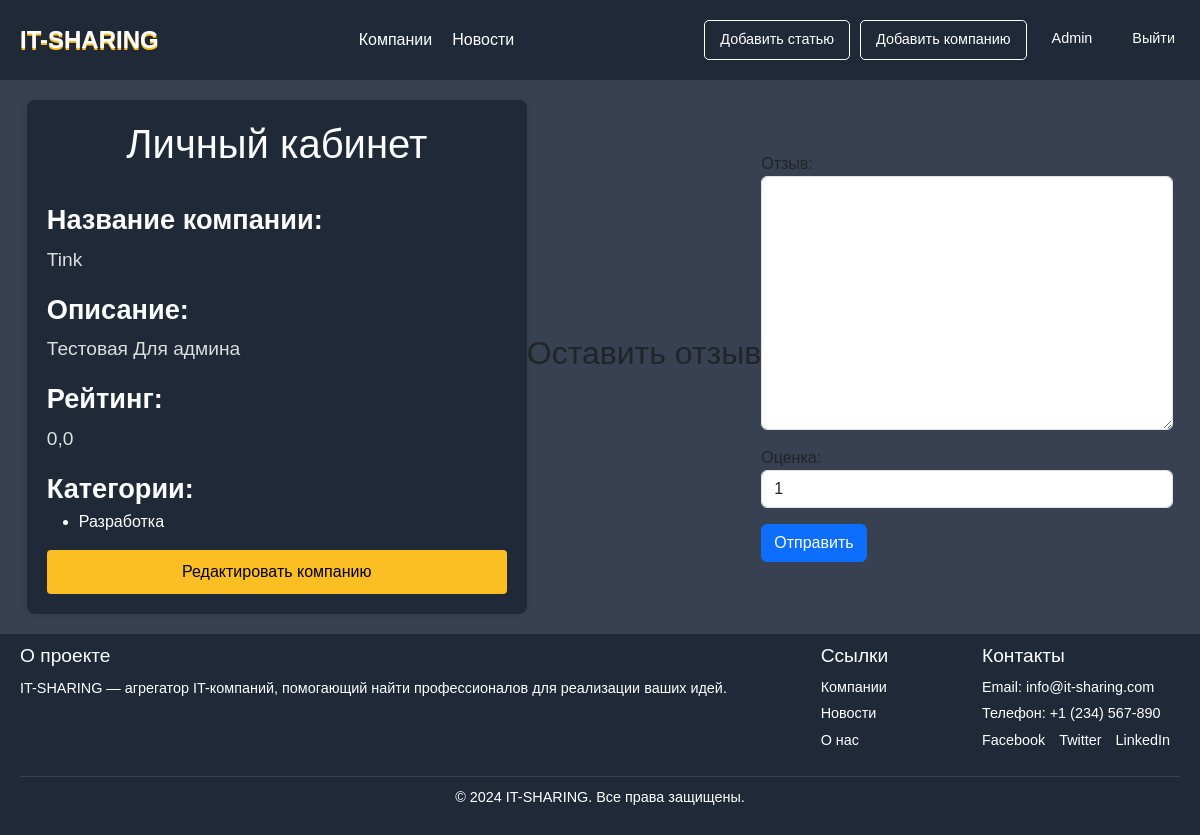
Screenshot of /company/detail/1/ (signed in) with the database file from the repository.
### main/models.py (models this page shows, shortened)
class CustomUser(AbstractUser):
    description = models.TextField(blank=True, verbose_name="Описание")
    about = models.TextField(blank=True, verbose_name="Небольшоеописание")
    is_company = models.BooleanField(default=False, verbose_name="Представитель компании")
    company = models.ForeignKey(
        'companies',
        on_delete=models.SET_NULL,
        null=True,
        blank=True,
        verbose_name="Компания",
        related_name="representatives"
    )

class companies(models.Model):
    title = models.CharField(max_length=255, verbose_name="Название")
    slug = models.SlugField(max_length=255, unique=True, db_index=True, verbose_name="URL",null=True,blank=True,)
    content = models.TextField(blank=True, verbose_name="Описание компании",null=True)
    photo = models.ImageField(upload_to="photos/%Y/%m/%d/", verbose_name="Фото",null=True,blank=True)
    time_create = models.DateTimeField(auto_now_add=True, verbose_name="Время создания")
    is_active = models.BooleanField(default=True, verbose_name="Активна")
    raiting = models.FloatField(default=0,max_length=1, verbose_name="Рейтинг")
    cat = models.ManyToManyField(Category, related_name='companies', verbose_name="Категории",
                                 blank=True)  # Это должно быть ManyToManyField
    class Meta:
        verbose_name = 'Компания'
        verbose_name_plural = 'IT компания'
        ordering = ['id']

class Category(models.Model):
    name = models.CharField(max_length=100, db_index=True, verbose_name="Категория")
    slug = models.SlugField(max_length=255, unique=True, db_index=True, verbose_name="URL")
    class Meta:
        verbose_name = 'Категория'
        verbose_name_plural = 'Категории'
        ordering = ['id']

### main/views.py (the view, shortened to what this page needs)
# urls.py: path('company/detail/<int:company_id>/', views.company_detail, name='company_detail'),
def company_detail(request, company_id):
    company = get_object_or_404(companies, id=company_id)
    reviews = Review.objects.filter(order__company=company)
    form = ReviewForm()
    return render(request, 'main/company_detail.html', {
        'company': company,
        'reviews': reviews,
        'form': form,
    })

### main/forms.py
class ReviewForm(forms.ModelForm): #форма для отзывов о компаниии
    class Meta:
        model = Review
        fields = ['content', 'rating']
        widgets = {
            'content': forms.Textarea(attrs={'class': 'form-control'}),
            'rating': forms.Select(attrs={'class': 'form-control'}),
        }

### main/templates/main/company_detail.html (shortened to what this page needs)
{% extends 'main/layout.html' %}
{% load reviewtags %}
{% block content %}
<body>
    <div class="container-profile-info">
        <h1>Личный кабинет</h1>
        <br>
        <div class="profile-info">
            <label>Название компании:</label>
            <p>{{ company.title }}</p>
        </div>
        <div class="profile-info">
            <label>Описание:</label>
            <p>{{ company.content }}</p>
        </div>
        <div class="profile-info">
            <label>Рейтинг:</label>
            <p>{{ company.raiting }}</p>
        </div>
        <div class="profile-info">
            <label>Категории:</label>
            <ul>
                {% for category in company.cat.all %}
                    <li>{{ category.name }}</li>
                {% empty %}
                    <li>Нет категорий</li>
                {% endfor %}
            </ul>
        </div>
     {% if user.is_authenticated  and user.is_company and user.company == company or user.is_superuser%}
        <div class="profile-actions">
            <a href="{% url 'edit_company' company.id %}">
                <div class="edit-profile">Редактировать компанию</div>
            </a>
        </div>
        {% endif %}
    </div>
    {% if user.is_authenticated %}
        <h2>Оставить отзыв</h2>
        <form method="post">
            {{ form.as_p }}
            <button type="submit" class="btn btn-primary">Отправить</button>
        </form>
    {% else %}
        <p>Вы должны <a href="{% url 'login' %}">войти</a>, чтобы оставить отзыв.</p>
    {% endif %}
</body>
{% endblock %}

### main/templates/main/layout.html (shortened to what this page needs)
<!doctype html>
{% load static %}
<html lang="ru">
<head>
    <link rel="stylesheet" href="https://cdn.jsdelivr.net/npm/bootstrap@5.3.3/dist/css/bootstrap.min.css">
    <link rel="stylesheet" href="{% static 'main/css/main.css' %}">
    <link rel="stylesheet" href="{% static 'main/fonts/Font Over.otf' %}">
</head>
<body>
    <header>
        <div class="container">
        <div class="logo"><a href="{% url 'home' %}">IT-SHARING</a></div>
        <nav class="navigation">
        <ul>
          <a href="{% url 'company' %}"><li>Компании</li></a>
          <a href="{% url 'news_home' %}"><li>Новости</li></a>
        </ul>
        </nav>
        <div class="auth-buttons">
        {% if request.user.is_superuser or request.user.is_stuff %}
        <a href="{% url 'create' %} "class="btn login">Добавить статью</a>
        <a href="{% url 'add_page' %}"class="btn login">Добавить компанию</a>
        {% endif %}
        {% if request.user.is_authenticated %}
				<a class="header-logo" href="{% url 'PersonalPage' %}">{{user.username}}</a>
        <a class="header-exi" href="{% url 'logout' %}">Выйти</a>
				{% else %}
				  <a class="btn signup" href="{% url 'register' %}">Регистрация</a>
          <a class="btn login" href="{% url 'login' %}">Авторизация</a>
        {% endif %}
      </div>
    </div>
    </header>
    <main>
        {% block content %}
        {% endblock %}
    </main>
    <footer>
        <div class="footer-container">
          <div class="footer-about">
            <h3>О проекте</h3>
            <p>IT-SHARING — агрегатор IT-компаний, помогающий найти профессионалов для реализации ваших идей.</p>
          </div>
          <div class="footer-links">
            <h3>Ссылки</h3>
            <ul>
              <a href="{% url 'company' %}"><li>Компании</li></a>
              <a href="{% url 'news_home' %}"><li>Новости</li></a>
              <a href="#"><li>О нас</li></a>
            </ul>
          </div>
          <div class="footer-contact">
            <h3>Контакты</h3>
            <p>Email: <a href="mailto:info@it-sharing.com">info@it-sharing.com</a></p>
            <p>Телефон: <a href="tel:+1234567890">+1 (234) 567-890</a></p>
            <div class="social-icons">
                <a href="#" >Facebook</a>
                <a href="#" >Twitter</a>
                <a href="#" >LinkedIn</a>
            </div>
          </div>
        </div>
        <div class="footer-bottom">
          <p>&copy; 2024 IT-SHARING. Все права защищены.</p>
        </div>
    </footer>
</body>
</html>

### main/static/main/css/main.css (style rules this page uses)
html, body { height: 100%; }
body { margin: 0; font-family: "Arial", sans-serif; background-color: #374151; display: flex; flex-direction: column; }
header { background-color: #1f2937; color: #ffffff; position: fixed; top: 0; height: 80px; width: 100%; z-index: 1000; }
.container { max-width: 1200px; margin: 0 auto; display: flex; align-items: center; justify-content: space-between; padding: 0; height: 80px; }
.logo a { font-family: "Font Over", sans-serif; text-shadow: 0px 2px #FBBF24; text-decoration: none; color: #ffffff; font-size: 1.5rem; font-weight: bold; margin: 0 20px; }
.navigation ul { list-style: none; margin: 0; padding: 0; display: flex; gap: 20px; }
.navigation a { font-family: Arial, sans-serif; color: #ffffff; font-size: 1rem; transition: color 0.3s ease; text-decoration: none; }
.header-logo { color: #fff; text-decoration: none; padding: 8px 15px; border-radius: 5px; font-size: 0.9rem; transition: all 0.3s ease; }
.header-exi { color: #fff; text-decoration: none; padding: 8px 15px; border-radius: 5px; font-size: 0.9rem; transition: all 0.3s ease; }
.auth-buttons { display: flex; gap:10px; margin: 0 10px 0 10px; }
.auth-buttons { text-decoration: none; color: #fff; }
.auth-buttons .btn { text-decoration: none; padding: 8px 15px; border-radius: 5px; font-size: 0.9rem; transition: all 0.3s ease; }
.auth-buttons .login { background-color: transparent; color: #ffffff; border: 1px solid #ffffff; }
footer { background-color: #1f2937; color: #ffffff; padding: 10px 20px; font-size: 0.9rem; }
footer .footer-container { max-width: 1200px; margin: 0 auto; display: flex; flex-wrap: wrap; justify-content: space-between; gap: 20px; }
.footer-about h3, .footer-links h3, .footer-contact h3 { font-size: 1.2rem; margin-bottom: 10px; }
.footer-about p { line-height: 1.6; }
.footer-links ul { list-style: none; padding: 0; margin: 0; }
.footer-links li { margin-bottom: 5px; }
.footer-links a { color: #ffffff; text-decoration: none; transition: color 0.3s ease; }
.footer-contact p { margin: 5px 0; }
.footer-contact a { color: #ffffff; text-decoration: none; transition: color 0.3s ease; }
.social-icons a { display: inline-block; margin-right: 10px; }
.footer-bottom { text-align: center; margin-top: 20px; border-top: 1px solid #374151; padding-top: 10px; }
main { flex:1; max-width: 1200px; margin: 0 auto; margin-top: 80px; display: flex; align-items: center; justify-content: center; }
.container-profile-info { max-width: 800px; margin: 20px auto; background: #1f2937; color: #fff; padding: 20px; border-radius: 8px; box-shadow: 0 0 10px rgba(0, 0, 0, 0.1); min-width: 500px; max-width: 750px; }
.container-profile-info h1 { text-align: center; }
.profile-info { margin-bottom: 15px; }
.profile-info label { font-weight: bold; font-size: 1.7rem; }
.profile-info p { color: #dedede; font-size: 1.2rem; margin: 5px 0 15px; }
.profile-actions a { text-decoration: none; }
.edit-profile { color: #000; text-align: center; background-color: #FBBF24; border: none; padding: 10px 20px; border-radius: 4px; }

### rows the page displays
CustomUser: username "Admin"
companies: title "Tink", content "Тестовая Для админа", raiting "0,0"
Category: name "Разработка"
